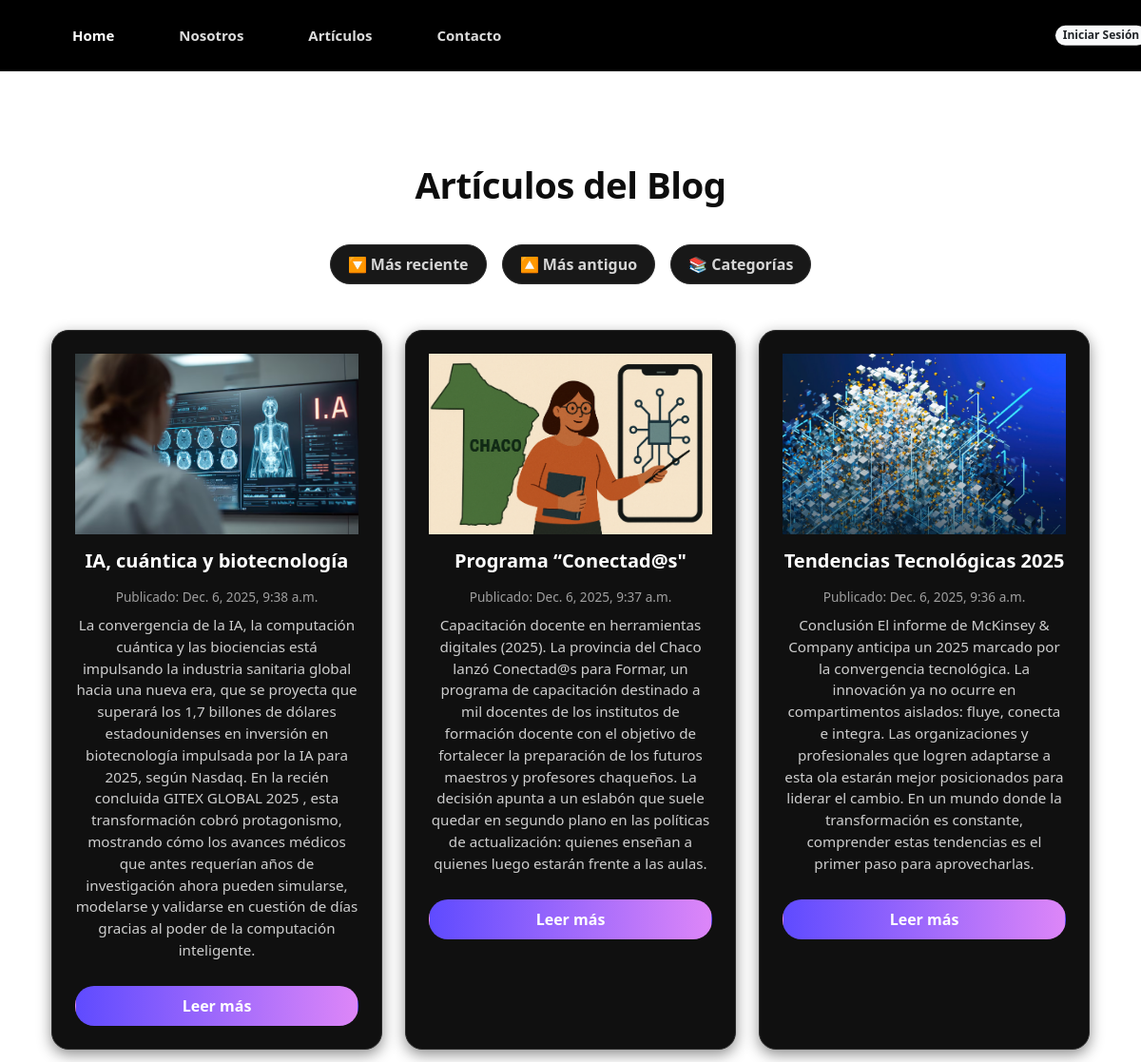
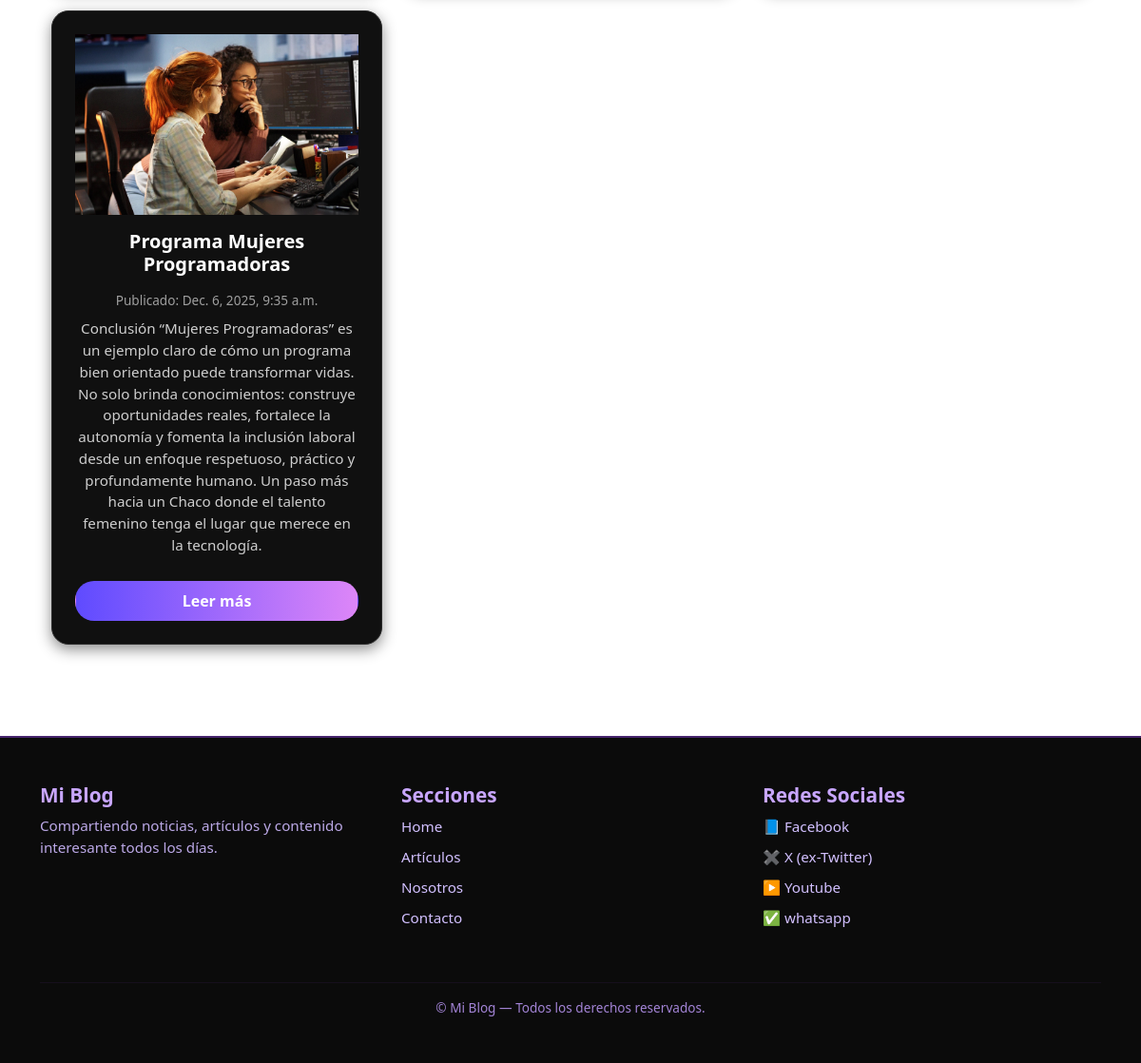
Page /articulos/articulos/ on the committed database (2 pictures, top to bottom).
### apps/articulo/models.py (models this page shows, shortened)
class Articulo(models.Model):
    titulo = models.CharField(max_length=30, null=False)
    resumen = models.TextField(null=False)
    contenido = models.TextField(null=False)
    fecha_publicacion = models.DateTimeField(auto_now_add=True)
    activo = models.BooleanField(default=True)
    categoria = models.ForeignKey(Categoria, on_delete=models.SET_NULL, null=True)
    imagen = models.ImageField(null=True, blank=True, upload_to='media', default='post_default.png')
    publicado = models.DateTimeField(default=timezone.now)
    editor = models.ForeignKey(settings.AUTH_USER_MODEL, on_delete=models.CASCADE, null=True)
    class Meta:
        ordering = ('-publicado',)

### apps/articulo/views.py (the view)
# urls.py: path('articulos/', ArticuloListView.as_view(), name='articulos'),
class ArticuloListView(ListView):
    model = Articulo
    template_name = "articulo/articulos.html"
    context_object_name = "articulos"
    def get_queryset(self):
        queryset = super().get_queryset()
        orden = self.request.GET.get('orden')
        if orden == 'reciente':
            queryset = queryset.order_by('-fecha_publicacion')
        elif orden == 'antiguo':
            queryset = queryset.order_by('fecha_publicacion')
        elif orden == 'alfabetico':
            queryset = queryset.order_by('titulo')
        return queryset
    def get_context_data(self, **kwargs):
        context = super().get_context_data(**kwargs)
        context['orden'] = self.request.GET.get('orden', 'reciente')
        return context

### apps/articulo/templatetags/colaborador_tags.py (called while the page is built)
@register.filter(name='has_group')
def has_group(user, group_name):
    return user.groups.filter(name=group_name).exists()

### templates/articulo/articulos.html (shortened to what this page needs)
{% extends 'home.html' %}
{% load static %}
{% load colaborador_tags %}
{% block extra_css %}
<link rel="stylesheet" href="{% static 'css/listArticulos.css' %}?v=10">
{% endblock %}
{% block content %}
<section class="container py-5" >
    <h1 class="section-title text-center">Artículos del Blog</h1>
    <div class="action-bar d-flex flex-wrap justify-content-center gap-3 mb-5">
        <a class="btn btn-orden" href="{% url 'apps.articulo:articulos' %}?orden=reciente">
            🔽 Más reciente</a>
        <a class="btn btn-orden" href="{% url 'apps.articulo:articulos' %}?orden=antiguo">
            🔼 Más antiguo</a>
        <a class="btn btn-orden" href="{% url 'apps.articulo:listCategoria' %}">
            📚 Categorías</a>
    </div>
    <div class="row g-4" >
        {% for articulo in articulos %}
        <div class="col-12 col-md-4">
            <div class="art-card p-4 text-center">
                <img src="{{ articulo.imagen.url }}"
                     class="art-img mb-3"
                     alt="Imagen del artículo">
                <h3 class="art-title">{{ articulo.titulo|capfirst }}</h3>
                <p class="art-date">Publicado: {{ articulo.fecha_publicacion }}</p>
                <p class="art-summary">{{ articulo.resumen }}</p>
                <a class="btn btn-read mt-2" href="{% url 'apps.articulo:articuloDetalle' articulo.id %}">
                    Leer más
                </a>
            </div>
        </div>
        {% empty %}
        <p class="text-center text-light fs-5">Todavía no hay artículos publicados.</p>
        {% endfor %}
    </div>
</section>
{% endblock %}

### static/css/listArticulos.css (style rules this page uses)
.section-title { color: #0d0d0d; font-size: 2.4rem; font-weight: 800; letter-spacing: -0.5px; margin-bottom: 40px; }
.btn-orden { background: #181818; color: #d6d6d6; padding: 8px 18px; border-radius: 22px; font-weight: 600; border: 1px solid #2d2d2d; transition: .2s ease-in-out; text-decoration: none; }
.art-card { background: #101010; border-radius: 18px; border: 1px solid #2b2b2b; overflow: hidden; box-shadow: 0 5px 15px rgba(0,0,0,0.45); transition: transform .25s ease, box-shadow .25s ease; display: flex; flex-direction: column; height: 100%; }
.art-img { width: 100%; height: 190px; object-fit: cover; transition: transform .3s ease; }
.art-title { color: #ffffff; font-size: 1.25rem; font-weight: 700; }
.art-date { color: #9f9f9f; font-size: 0.85rem; margin: 8px 0; }
.art-summary { color: #cecece; font-size: 0.95rem; margin-bottom: 18px; min-height: 70px; }
.btn-read { background: linear-gradient(to right, #5f4bff, #dd86f8); color: #fff !important; padding: 8px 20px; border-radius: 20px; font-weight: 600; text-decoration: none; display: inline-block; transition: .25s ease-in-out; }

### rows in the picture
Articulo: imagen (picture), titulo "IA, cuántica y biotecnología", fecha_publicacion "Dec. 6, 2025, 9:38 a.m.", resumen "La convergencia de la IA, la computación cuántica y las biociencias está impulsando la industria sanitaria global hacia una nueva era, que se proyecta que superará los 1,7 billones de dólares estadounidenses en inversión en biotecnología impulsada por la IA para 2025, según Nasdaq. En la recién concluida GITEX GLOBAL 2025 , esta transformación cobró protagonismo, mostrando cómo los avances médicos que antes requerían años de investigación ahora pueden simularse, modelarse y validarse en cuestión de días gracias al poder de la computación inteligente."
Articulo: imagen (picture), titulo "Programa “Conectad@s\"", fecha_publicacion "Dec. 6, 2025, 9:37 a.m.", resumen "Capacitación docente en herramientas digitales (2025). La provincia del Chaco lanzó Conectad@s para Formar, un programa de capacitación destinado a mil docentes de los institutos de formación docente con el objetivo de fortalecer la preparación de los futuros maestros y profesores chaqueños. La decisión apunta a un eslabón que suele quedar en segundo plano en las políticas de actualización: quienes enseñan a quienes luego estarán frente a las aulas."
Articulo: imagen (picture), titulo "Tendencias Tecnológicas 2025", fecha_publicacion "Dec. 6, 2025, 9:36 a.m.", resumen "Conclusión El informe de McKinsey & Company anticipa un 2025 marcado por la convergencia tecnológica. La innovación ya no ocurre en compartimentos aislados: fluye, conecta e integra. Las organizaciones y profesionales que logren adaptarse a esta ola estarán mejor posicionados para liderar el cambio. En un mundo donde la transformación es constante, comprender estas tendencias es el primer paso para aprovecharlas."
Articulo: imagen (picture), titulo "Programa Mujeres Programadoras", fecha_publicacion "Dec. 6, 2025, 9:35 a.m.", resumen "Conclusión “Mujeres Programadoras” es un ejemplo claro de cómo un programa bien orientado puede transformar vidas. No solo brinda conocimientos: construye oportunidades reales, fortalece la autonomía y fomenta la inclusión laboral desde un enfoque respetuoso, práctico y profundamente humano. Un paso más hacia un Chaco donde el talento femenino tenga el lugar que merece en la tecnología."
